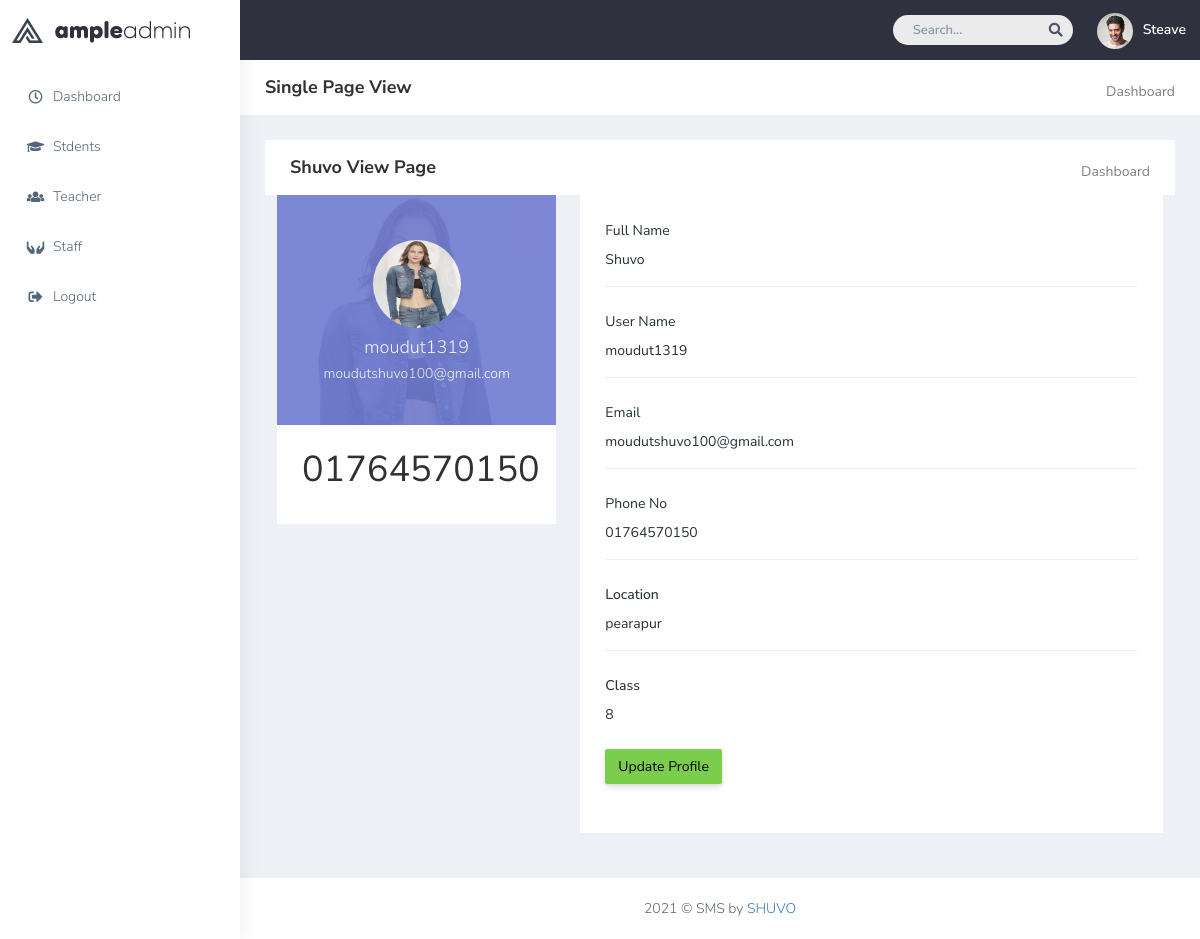
/Assignment_5/sms/student-view.php?view=8, run on the app's committed database.
### tables this page shows
CREATE TABLE `students` (
  `id` int(11) NOT NULL,
  `name` varchar(100) NOT NULL,
  `username` varchar(20) NOT NULL,
  `email` varchar(50) NOT NULL,
  `cell` varchar(200) NOT NULL,
  `location` varchar(50) NOT NULL,
  `class` varchar(30) NOT NULL,
  `photo` varchar(300) NOT NULL,
  `status` varchar(30) NOT NULL DEFAULT 'Active',
  `create_time` timestamp NOT NULL DEFAULT current_timestamp(),
  `update_time` timestamp NULL DEFAULT NULL
);

### Assignment_5/sms/app/function.php (called while the page is built, shortened)
<?php
    include_once "db-config.php";
function singleDataView($table,$id){
    global $config;
    $id = $id;
    if ($table == 'students'){
        $sql = "SELECT * FROM students WHERE id = '$id'";
        $result = $config->query($sql);
        return $row = $result->fetch_object();
    }
    elseif ($table == 'trachers'){
        $sql = "SELECT * FROM trachers WHERE id = '$id'";
        $result = $config->query($sql);
        return $row = $result->fetch_object();
    }
    elseif ($table == 'staff'){
        $sql = "SELECT * FROM staff WHERE id = '$id'";
        $result = $config->query($sql);
        return $row = $result->fetch_object();
    }
}

### Assignment_5/sms/student-view.php (the view, shortened to what this page needs)
<?php include_once "autoload.php";?>
<!DOCTYPE html>
<html dir="ltr" lang="en">
<head>
    <link href="plugins/bower_components/chartist/dist/chartist.min.css" rel="stylesheet">
    <link rel="stylesheet" href="plugins/bower_components/chartist-plugin-tooltips/dist/chartist-plugin-tooltip.css">
    <link href="css/style.min.css" rel="stylesheet">
</head>
<body>
<?php
    if (isset($_GET['view'])){
       $view = $_GET['view'];
       $row = singleDataView('students',$view);
    }
?>
<div id="main-wrapper" data-layout="vertical" data-navbarbg="skin5" data-sidebartype="full"
     data-sidebar-position="absolute" data-header-position="absolute" data-boxed-layout="full">
    <header class="topbar" data-navbarbg="skin5">
        <nav class="navbar top-navbar navbar-expand-md navbar-dark">
            <div class="navbar-header" data-logobg="skin6">
                <a class="navbar-brand" href="index.php">
                    <b class="logo-icon">
                        <img src="plugins/images/logo-icon.png" alt="homepage" />
                    </b>
                    <span class="logo-text">
                            <img src="plugins/images/logo-text.png" alt="homepage" />
                        </span>
                </a>
            </div>
            <div class="navbar-collapse collapse" id="navbarSupportedContent" data-navbarbg="skin5">
                <ul class="navbar-nav ms-auto d-flex align-items-center">
                    <li class=" in">
                        <form role="search" class="app-search d-none d-md-block me-3">
                            <input type="text" placeholder="Search..." class="form-control mt-0">
                            <a href="" class="active">
                                <i class="fa fa-search"></i>
                            </a>
                        </form>
                    </li>
                    <li>
                        <a class="profile-pic" href="#">
                            <img src="plugins/images/users/varun.jpg" alt="user-img" width="36"
                                 class="img-circle"><span class="text-white font-medium">Steave</span></a>
                    </li>
                </ul>
            </div>
        </nav>
    </header>
    <aside class="left-sidebar" data-sidebarbg="skin6">
        <div class="scroll-sidebar">
            <nav class="sidebar-nav">
                <ul id="sidebarnav">
                    <li class="sidebar-item pt-2">
                        <a class="sidebar-link waves-effect waves-dark sidebar-link" href="index.php"
                           aria-expanded="false">
                            <i class="far fa-clock" aria-hidden="true"></i>
                            <span class="hide-menu">Dashboard</span>
                        </a>
                    </li>
                    <li class="sidebar-item">
                        <a class="sidebar-link waves-effect waves-dark sidebar-link" href="students.php"
                           aria-expanded="false">
                            <i class="fas fa-graduation-cap" aria-hidden="true"></i>
                            <span class="hide-menu">Stdents</span>
                        </a>
                    </li>
                    <li class="sidebar-item">
                        <a class="sidebar-link waves-effect waves-dark sidebar-link" href="teacher.php"
                           aria-expanded="false">
                            <i class="fas fa-users" aria-hidden="true"></i>
                            <span class="hide-menu">Teacher</span>
                        </a>
                    </li>
                    <li class="sidebar-item">
                        <a class="sidebar-link waves-effect waves-dark sidebar-link" href="staff.php"
                           aria-expanded="false">
                            <i class="fas fa-hands" aria-hidden="true"></i>
                            <span class="hide-menu">Staff</span>
                        </a>
                    </li>
                    <li class="sidebar-item">
                        <a class="sidebar-link waves-effect waves-dark sidebar-link" href="#"
                           aria-expanded="false">
                            <i class="fas fa-sign-out-alt" aria-hidden="true"></i>
                            <span class="hide-menu">Logout</span>
                        </a>
                    </li>
                </ul>
            </nav>
        </div>
    </aside>
    <div class="page-wrapper">
        <div class="page-breadcrumb bg-white">
            <div class="row align-items-center">
                <div class="col-lg-3 col-md-4 col-sm-4 col-xs-12">
                    <h4 class="page-title">Single Page View</h4>
                </div>
                <div class="col-lg-9 col-sm-8 col-md-8 col-xs-12">
                    <div class="d-md-flex">
                        <ol class="breadcrumb ms-auto">
                            <li><a href="#" class="fw-normal">Dashboard</a></li>
                        </ol>
                    </div>
                </div>
            </div>
        </div>
        <div class="container-fluid">
            <div class="page-breadcrumb bg-white">
                <div class="row align-items-center">
                    <div class="col-lg-3 col-md-4 col-sm-4 col-xs-12">
                        <h4 class="page-title"><?php echo $row->name." View Page";?></h4>
                    </div>
                    <div class="col-lg-9 col-sm-8 col-md-8 col-xs-12">
                        <div class="d-md-flex">
                            <ol class="breadcrumb ms-auto">
                                <li><a href="#" class="fw-normal">Dashboard</a></li>
                            </ol>
                        </div>
                    </div>
                </div>
            </div>
            <div class="container-fluid">
                <div class="row">
                    <div class="col-lg-4 col-xlg-3 col-md-12">
                        <div class="white-box">
                            <div class="user-bg"> <img width="100%" alt="user" src="assets/images/students/<?php echo $row->photo;?>">
                                <div class="overlay-box">
                                    <div class="user-content">
                                        <a href="javascript:void(0)"><img src="assets/images/students/<?php echo $row->photo;?>"
                                                                          class="thumb-lg img-circle" alt="img"></a>
                                        <h4 class="text-white mt-2"><?php echo $row->username;?></h4>
                                        <h5 class="text-white mt-2"><?php echo $row->email;?></h5>
                                    </div>
                                </div>
                            </div>
                            <div class="user-btm-box mt-5 d-md-flex">
                                <div class="col-md-4 col-sm-4">
                                    <h1 class="mx-auto" style="text-align: center!important;"><?php echo $row->cell;?></h1>
                                </div>
                            </div>
                        </div>
                    </div>
                    <div class="col-lg-8 col-xlg-9 col-md-12">
                        <div class="card">
                            <div class="card-body">
                                <div class="form-horizontal form-material">
                                    <div class="mb-4">
                                        <label class="col-md-12 p-0">Full Name</label>
                                        <div class="col-md-12 border-bottom p-0">
                                            <p class="p-0 border-0"><?php echo $row->name;?></p>
                                        </div>
                                    </div>
                                    <div class="mb-4">
                                        <label for="example-email" class="col-md-12 p-0">User Name</label>
                                        <div class="col-md-12 border-bottom p-0">
                                            <p class="p-0 border-0"><?php echo $row->username;?></p>
                                        </div>
                                    </div>
                                    <div class="mb-4">
                                        <label class="col-md-12 p-0">Email</label>
                                        <div class="col-md-12 border-bottom p-0">
                                            <p class="p-0 border-0"><?php echo $row->email;?></p>
                                        </div>
                                    </div>
                                    <div class="mb-4">
                                        <label class="col-md-12 p-0">Phone No</label>
                                        <div class="col-md-12 border-bottom p-0">
                                            <p class="p-0 border-0"><?php echo $row->cell;?></p>
                                        </div>
                                    </div>
                                    <div class="form-group mb-4">
                                        <label class="col-md-12 p-0">Location</label>
                                        <div class="col-md-12 border-bottom p-0">
                                            <p class="p-0 border-0"><?php echo $row->location;?></p>
                                        </div>
                                    </div>
                                    <div class="form-group mb-4">
                                        <label class="col-sm-12">Class</label>
                                        <p class="p-0 border-0"><?php echo $row->class;?></p>
                                    </div>
                                </div>
                                <div class="form-group mb-4">
                                    <div class="col-sm-12">
                                        <a class="btn btn-success" href="student-edit.php?id=<?php echo $row->id;?>">Update Profile</a>
                                    </div>
                                </div>
                            </div>
                        </div>
                    </div>
                </div>
                </div>
            </div>
        <footer class="footer text-center"> 2021 © SMS by <a
                href="https://moudutshuvo.com/">SHUVO</a>
        </footer>
    </div>
</div>
</body>
</html>

### data on the page
students: name "Shuvo", photo (picture), username "moudut1319", email "moudutshuvo100@gmail.com", cell "01764570150", location "pearapur", class "8"
